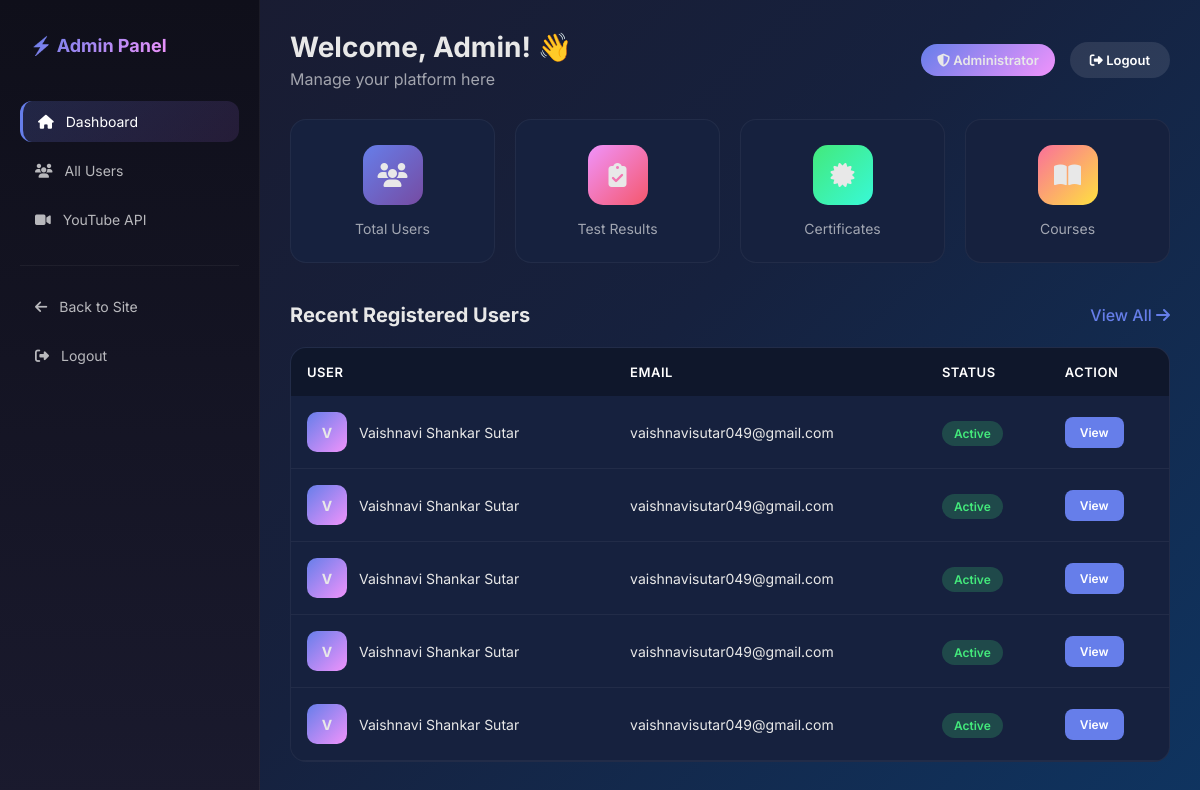
/admin-dashboard (signed in), run on an earlier commit of the app's database.
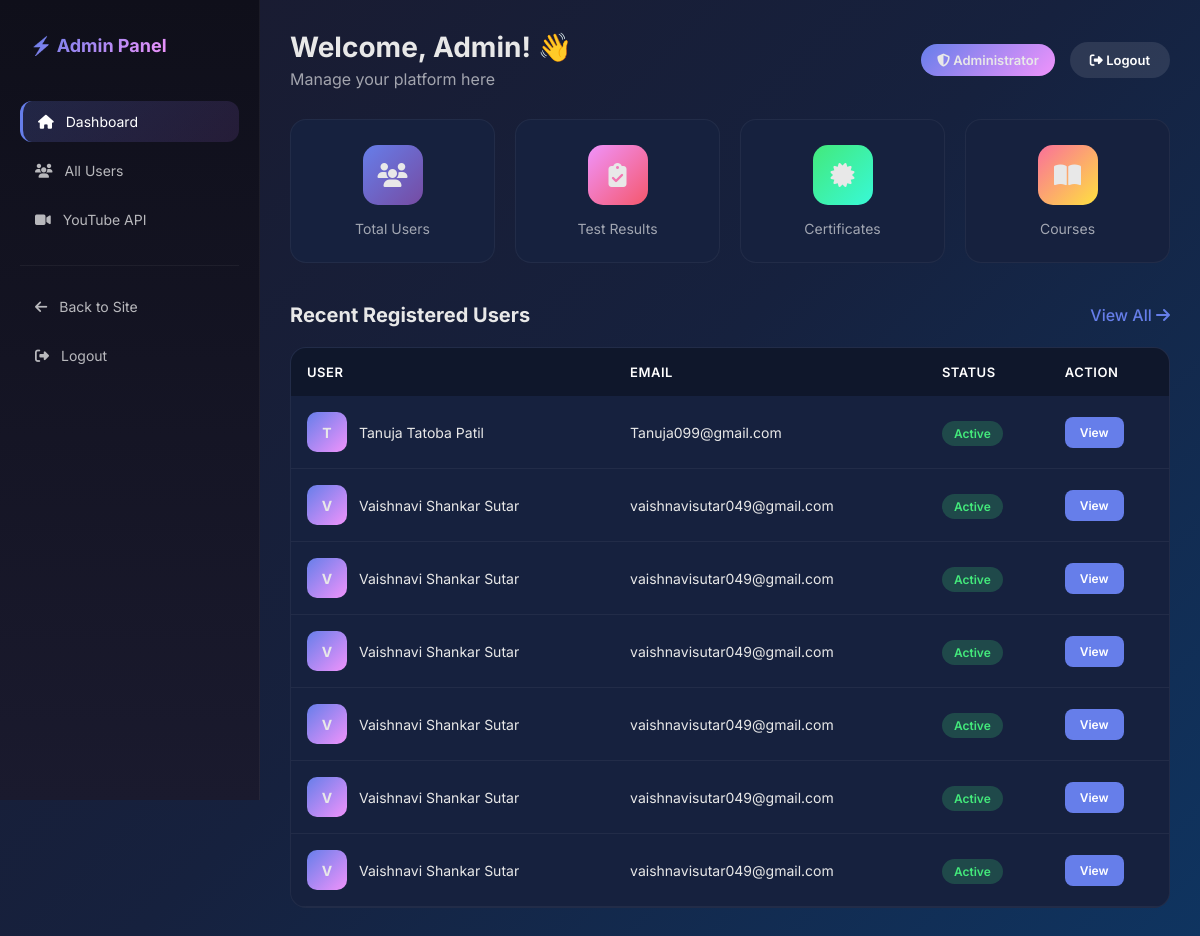
And on a later commit of the database.
### tables this page shows
CREATE TABLE users
                 (id INTEGER PRIMARY KEY AUTOINCREMENT,
                  name TEXT,
                  email TEXT,
                  password TEXT,
                  result TEXT);

### app.py (the view)
@app.route('/admin-dashboard')
def admin_dashboard():
    if 'admin_id' not in session:
        return redirect(url_for('admin_login'))
    conn = sqlite3.connect('database.db')
    c = conn.cursor()
    c.execute("SELECT id, name, email FROM users ORDER BY id DESC")
    users = c.fetchall()
    c.execute("SELECT COUNT(*) FROM users")
    total_users = c.fetchone()[0]
    c.execute("SELECT COUNT(*) FROM results")
    total_results = c.fetchone()[0]
    c.execute("SELECT career, COUNT(*) as count FROM results GROUP BY career ORDER BY count DESC LIMIT 10")
    career_stats = c.fetchall()
    c.execute("SELECT id, name, email FROM users ORDER BY id DESC LIMIT 10")
    recent_users = c.fetchall()
    conn.close()
    return render_template('admin_dashboard.html',
                          users=users,
                          total_users=total_users,
                          total_results=total_results,
                          career_stats=career_stats,
                          recent_users=recent_users)

### app.py (called while the page is built)
@app.context_processor
def inject_translations():
    lang = session.get('lang', 'en')
    return dict(t=get_all_texts(lang), current_lang=lang)

### translations.py (called while the page is built)
def get_all_texts(lang='en'):
    return TRANSLATIONS.get(lang, TRANSLATIONS['en'])

### templates/admin_dashboard.html (shortened to what this page needs)
<!DOCTYPE html>
<html lang="en">
<head>
    <link rel="stylesheet" href="https://cdnjs.cloudflare.com/ajax/libs/font-awesome/6.4.0/css/all.min.css">
</head>
<body>
    <aside class="sidebar">
        <div class="sidebar-logo">
            <h2>⚡ Admin Panel</h2>
        </div>
        <ul class="sidebar-nav">
            <li><a href="/admin-dashboard" class="active"><i class="fas fa-home"></i> Dashboard</a></li>
            <li><a href="/admin-users"><i class="fas fa-users"></i> All Users</a></li>
            <li><a href="/admin-youtube-api"><i class="fas fa-video"></i> YouTube API</a></li>
        </ul>
        <div class="sidebar-section">
            <ul class="sidebar-nav">
                <li><a href="/dashboard"><i class="fas fa-arrow-left"></i> Back to Site</a></li>
                <li><a href="/admin-logout"><i class="fas fa-sign-out-alt"></i> Logout</a></li>
            </ul>
        </div>
    </aside>
    <main class="main-content">
        <header class="header">
            <div>
                <h1>Welcome, Admin! 👋</h1>
                <p style="color: rgba(255,255,255,0.6); margin-top: 5px;">Manage your platform here</p>
            </div>
            <div class="admin-info">
                <span class="admin-badge"><i class="fas fa-shield-alt"></i> Administrator</span>
                <a href="/admin-logout" class="logout-btn"><i class="fas fa-sign-out-alt"></i> Logout</a>
            </div>
        </header>
        <div class="stats-grid">
            <div class="stat-card">
                <div class="icon"><i class="fas fa-users"></i></div>
                <p>Total Users</p>
            </div>
            <div class="stat-card">
                <div class="icon"><i class="fas fa-clipboard-check"></i></div>
                <p>Test Results</p>
            </div>
            <div class="stat-card">
                <div class="icon"><i class="fas fa-certificate"></i></div>
                <p>Certificates</p>
            </div>
            <div class="stat-card">
                <div class="icon"><i class="fas fa-book-open"></i></div>
                <p>Courses</p>
            </div>
        </div>
        <div class="section-header">
            <h2>Recent Registered Users</h2>
            <a href="/admin-users">View All <i class="fas fa-arrow-right"></i></a>
        </div>
        <div class="table-card">
            <table>
                <thead>
                    <tr>
                        <th>User</th>
                        <th>Email</th>
                        <th>Status</th>
                        <th>Action</th>
                    </tr>
                </thead>
                <tbody>
                    {% for user in recent_users %}
                    <tr>
                        <td>
                            <div class="user-cell">
                                <div class="user-avatar">{{ user[1][0] }}</div>
                                <span>{{ user[1] }}</span>
                            </div>
                        </td>
                        <td>{{ user[2] }}</td>
                        <td><span class="status-badge active">Active</span></td>
                        <td><a href="/admin-user/{{ user[0] }}" class="action-btn">View</a></td>
                    </tr>
                    {% endfor %}
                </tbody>
            </table>
        </div>
    </main>
</body>
</html>

What changed in the data, as far as the page shows it:
added users: name "T", name "Tanuja Tatoba Patil", email "Tanuja099@gmail.com"
added users: name "V", name "Vaishnavi Shankar Sutar", email "vaishnavisutar049@gmail.com"
